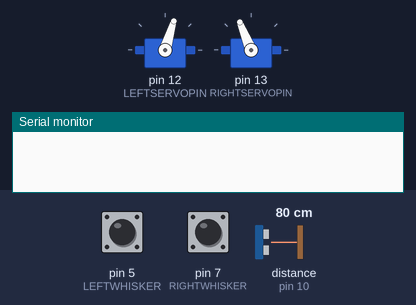
The sketch below on a simulated Arduino Uno, built with avr-gcc and run on an emulated ATmega328P. On the bench: 2 × servo, the last lines printed to the serial monitor. Wiring (inferred from the names in the program): ultrasonic range finder: trigger pin 10; echo pin 10. The inputs (shaded band) are chosen by the test bench; at power-on: distance to the obstacle (sensor on pin 10) 80 cm, pin 5 (LEFTWHISKER) LOW, pin 7 (RIGHTWHISKER) LOW. The echo pulse lasts 58.3 µs per cm.

Above: at 0.8 s.
0.9 s: distance to the obstacle (sensor on pin 10) set to 35 cm
2.4 s: distance to the obstacle (sensor on pin 10) set to 29 cm
At 3.5 s:
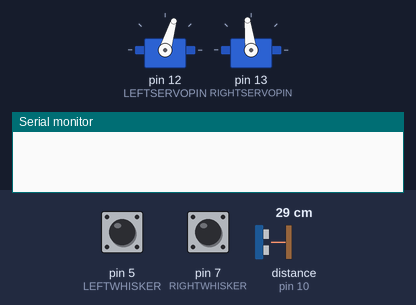
4.4 s: distance to the obstacle (sensor on pin 10) set to 18 cm
5.9 s: distance to the obstacle (sensor on pin 10) set to 15 cm
At 7.3 s:
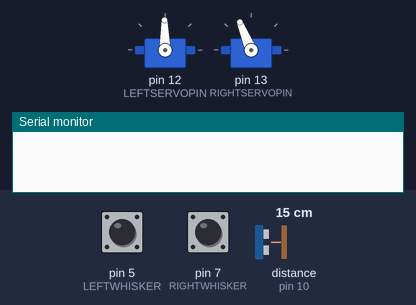
At 10.6 s:
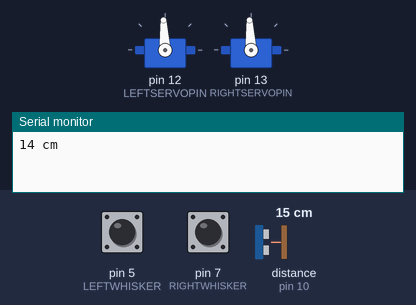
Timing chart, 0 to 10.9 s (numbered marks = the images above; inputs shaded):
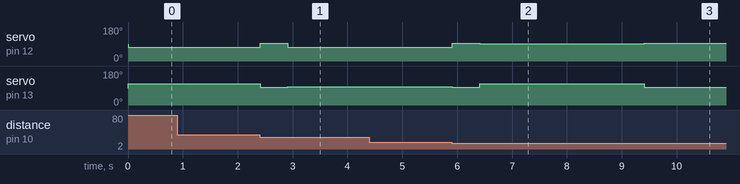

Measured:
- the behaviour switches between 32 and 31 cm on distance to the obstacle (sensor on pin 10) (found by bisection; images 0 and 1)
- the behaviour switches between 17 and 16 cm on distance to the obstacle (sensor on pin 10) (found by bisection; images 1 and 2)
- after the input at 0.9 s, every drawn part: stays the same
- after the input at 2.4 s, servo on pin 12 (LEFTSERVOPIN): 73° → 93° at once, → 73° 0.51 s later; servo on pin 13 (RIGHTSERVOPIN): 112° → 93° at once, → 97° 0.51 s later
- after the input at 4.4 s, every drawn part: stays the same
- after the input at 5.9 s, servo on pin 12 (LEFTSERVOPIN): 73° → 93° at once, → 91° 0.50 s later, → 93° 3.0 s later; servo on pin 13 (RIGHTSERVOPIN): 97° → 93° at once, → 112° 0.50 s later, → 93° 3.0 s later

The sketch:

PersonalProject.ino
```cpp
#include <Servo.h>

// SERVO MOTORS
Servo leftServo;
Servo rightServo;
const int LEFTSERVOPIN = 12;
const int RIGHTSERVOPIN = 13;

// WHISKER
const int LEFTWHISKER = 5;
const int RIGHTWHISKER = 7;

// SONAR PINS
const int PINGEMITTER = 10;
const int PINGRECEIVER = 10;

const int usTocm = 29;           // -- conversion constant

void setup()
{
  Serial.begin(9600);

  // -- Set up whisker pins
  pinMode(LEFTWHISKER, INPUT);
  pinMode(RIGHTWHISKER, INPUT);

  // -- Attach servo motors to digital output pins
  leftServo.attach(LEFTSERVOPIN);
  rightServo.attach(RIGHTSERVOPIN);

  int targetOne = 30;
  // Continue backing up until it reaches a certain distance
  while(cmDistance() > targetOne) {
    driveServos(-200, -200);
  }
  stayStill(500);

  int targetTwo = 15;
  // Reverse into the spot until it reaches a certain distance
  while(cmDistance() > targetTwo) {
    driveServos(-40, -200);
  }
  stayStill(500);

  // Straigthen robot
  driveServos(-200, -20);
  delay(3000);
  stayStill(500);

  // Straighten the robot until whiskers touch object in front
  while (digitalRead(LEFTWHISKER) == 1 || digitalRead(RIGHTWHISKER) == 1) {
    driveServos(40, 70);
  }
  stayStill(500);

}

void loop()
{
  int cm = cmDistance();
  Serial.print(cm);
  Serial.println(" cm");
  delay(200);
}

void driveServos(int leftpw, int rightpw) {

  rightServo.writeMicroseconds(1500 - leftpw);
  leftServo.writeMicroseconds(1500 + rightpw);

}

void stayStill(int ms) {
  driveServos(0, 0);
  delay(ms);
}

/*
 * Get cm distance measurment from Ping Ultrasonic Distance Sensor
 * Returns: distance measurement in cm.
 */
int cmDistance()
{
  int distance = 0;                                // Initialize distance to zero
  do                                               // Loop in case of zero measurement
  {
    int us = ping(PINGEMITTER, PINGRECEIVER);      // Get measurement in microseconds
    distance = convert(us, usTocm);                // Convert microseconds to cm
    delay(3);                                      // Pause before retry (if needed)
  }
  while(distance == 0);
  return distance;                                 // Return distance measurement
}

/*
 * Converts measurement in microseconds round trip measurement to units of distance
 * depending on the constant used.
 * Parameters: us - microsecond value from Sonar echo time measurement.
 *             scalar - 29 for us to cm, or 74 for us to in.
 * Returns:    distance measurement dictated by the scalar.
 */
int convert(int us, int scalar)
{
    return us / scalar / 2;                        // Echo round trip time -> cm
}


long ping(int emmitterpin, int receiverpin)
{
  long duration;                                   // Variables for calculating distance
  pinMode(emmitterpin, OUTPUT);                    // TRIG pin -> output
  digitalWrite(emmitterpin, LOW);                  // Generate a 5 microsecond pulse

  delayMicroseconds(2);
  digitalWrite(emmitterpin, HIGH);
  delayMicroseconds(5);
  digitalWrite(emmitterpin, LOW);

  pinMode(receiverpin, INPUT);                     // Set ECHO pin to input
  duration = pulseIn(receiverpin, HIGH, 25000);    // Measure echo time pulse from sonar
  return duration;                                 // Return pulse duration in microseconds
}
```
